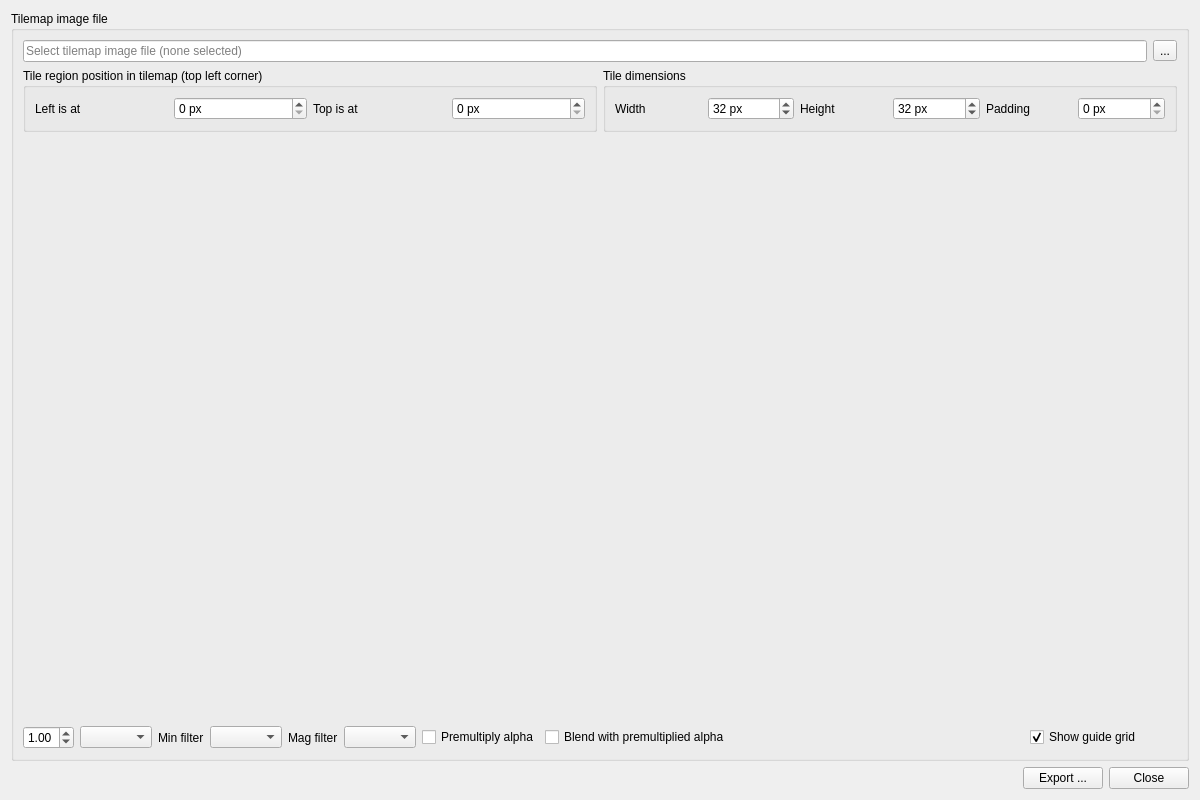
<?xml version="1.0" encoding="UTF-8"?>
<ui version="4.0">
 <class>DlgTilemap</class>
 <widget class="QWidget" name="DlgTilemap">
  <property name="geometry">
   <rect>
    <x>0</x>
    <y>0</y>
    <width>1200</width>
    <height>800</height>
   </rect>
  </property>
  <property name="windowTitle">
   <string>Tilemap</string>
  </property>
  <layout class="QVBoxLayout" name="verticalLayout_2">
   <item>
    <widget class="QGroupBox" name="groupBox">
     <property name="title">
      <string>Tilemap image file</string>
     </property>
     <layout class="QVBoxLayout" name="verticalLayout">
      <item>
       <layout class="QGridLayout" name="gridLayout">
        <item row="0" column="1">
         <widget class="QToolButton" name="btnSelectImage">
          <property name="sizePolicy">
           <sizepolicy hsizetype="Maximum" vsizetype="Fixed">
            <horstretch>0</horstretch>
            <verstretch>0</verstretch>
           </sizepolicy>
          </property>
          <property name="text">
           <string>...</string>
          </property>
          <property name="icon">
           <iconset resource="../resource/resource.qrc">
            <normaloff>:/16x16_ico_png/folder.png</normaloff>:/16x16_ico_png/folder.png</iconset>
          </property>
          <property name="toolButtonStyle">
           <enum>Qt::ToolButtonIconOnly</enum>
          </property>
         </widget>
        </item>
        <item row="0" column="0">
         <widget class="QLineEdit" name="imageFile">
          <property name="sizePolicy">
           <sizepolicy hsizetype="MinimumExpanding" vsizetype="Fixed">
            <horstretch>0</horstretch>
            <verstretch>0</verstretch>
           </sizepolicy>
          </property>
          <property name="focusPolicy">
           <enum>Qt::StrongFocus</enum>
          </property>
          <property name="readOnly">
           <bool>true</bool>
          </property>
          <property name="placeholderText">
           <string>Select tilemap image file (none selected)</string>
          </property>
         </widget>
        </item>
       </layout>
      </item>
      <item>
       <layout class="QHBoxLayout" name="horizontalLayout_3">
        <item>
         <widget class="QGroupBox" name="groupBox_3">
          <property name="title">
           <string>Tile region position in tilemap (top left corner)</string>
          </property>
          <property name="flat">
           <bool>false</bool>
          </property>
          <layout class="QHBoxLayout" name="horizontalLayout_6">
           <item>
            <widget class="QLabel" name="label_4">
             <property name="text">
              <string>Left is at</string>
             </property>
            </widget>
           </item>
           <item>
            <widget class="QSpinBox" name="offsetX">
             <property name="sizePolicy">
              <sizepolicy hsizetype="Preferred" vsizetype="Fixed">
               <horstretch>0</horstretch>
               <verstretch>0</verstretch>
              </sizepolicy>
             </property>
             <property name="suffix">
              <string> px</string>
             </property>
             <property name="prefix">
              <string/>
             </property>
             <property name="minimum">
              <number>0</number>
             </property>
             <property name="maximum">
              <number>16384</number>
             </property>
             <property name="value">
              <number>0</number>
             </property>
            </widget>
           </item>
           <item>
            <widget class="QLabel" name="label_7">
             <property name="text">
              <string>Top is at</string>
             </property>
            </widget>
           </item>
           <item>
            <widget class="QSpinBox" name="offsetY">
             <property name="sizePolicy">
              <sizepolicy hsizetype="Preferred" vsizetype="Fixed">
               <horstretch>0</horstretch>
               <verstretch>0</verstretch>
              </sizepolicy>
             </property>
             <property name="suffix">
              <string> px</string>
             </property>
             <property name="prefix">
              <string/>
             </property>
             <property name="minimum">
              <number>0</number>
             </property>
             <property name="maximum">
              <number>16384</number>
             </property>
             <property name="value">
              <number>0</number>
             </property>
            </widget>
           </item>
          </layout>
         </widget>
        </item>
        <item>
         <widget class="QGroupBox" name="groupBox_5">
          <property name="title">
           <string>Tile dimensions</string>
          </property>
          <property name="flat">
           <bool>false</bool>
          </property>
          <layout class="QHBoxLayout" name="horizontalLayout_7">
           <item>
            <widget class="QLabel" name="label_11">
             <property name="text">
              <string>Width</string>
             </property>
            </widget>
           </item>
           <item>
            <widget class="QSpinBox" name="tileWidth">
             <property name="sizePolicy">
              <sizepolicy hsizetype="Preferred" vsizetype="Fixed">
               <horstretch>0</horstretch>
               <verstretch>0</verstretch>
              </sizepolicy>
             </property>
             <property name="suffix">
              <string> px</string>
             </property>
             <property name="prefix">
              <string/>
             </property>
             <property name="minimum">
              <number>1</number>
             </property>
             <property name="maximum">
              <number>16384</number>
             </property>
             <property name="value">
              <number>32</number>
             </property>
            </widget>
           </item>
           <item>
            <widget class="QLabel" name="label_12">
             <property name="text">
              <string>Height</string>
             </property>
            </widget>
           </item>
           <item>
            <widget class="QSpinBox" name="tileHeight">
             <property name="sizePolicy">
              <sizepolicy hsizetype="Preferred" vsizetype="Fixed">
               <horstretch>0</horstretch>
               <verstretch>0</verstretch>
              </sizepolicy>
             </property>
             <property name="suffix">
              <string> px</string>
             </property>
             <property name="prefix">
              <string/>
             </property>
             <property name="minimum">
              <number>1</number>
             </property>
             <property name="maximum">
              <number>16384</number>
             </property>
             <property name="value">
              <number>32</number>
             </property>
            </widget>
           </item>
           <item>
            <widget class="QLabel" name="label_8">
             <property name="text">
              <string>Padding</string>
             </property>
            </widget>
           </item>
           <item>
            <widget class="QSpinBox" name="padding">
             <property name="suffix">
              <string> px</string>
             </property>
            </widget>
           </item>
          </layout>
         </widget>
        </item>
       </layout>
      </item>
      <item>
       <widget class="gui::GfxWidget" name="widget" native="true">
        <property name="sizePolicy">
         <sizepolicy hsizetype="MinimumExpanding" vsizetype="MinimumExpanding">
          <horstretch>0</horstretch>
          <verstretch>0</verstretch>
         </sizepolicy>
        </property>
        <property name="minimumSize">
         <size>
          <width>400</width>
          <height>400</height>
         </size>
        </property>
        <property name="focusPolicy">
         <enum>Qt::StrongFocus</enum>
        </property>
       </widget>
      </item>
      <item>
       <layout class="QHBoxLayout" name="horizontalLayout_2">
        <item>
         <widget class="QDoubleSpinBox" name="zoom">
          <property name="minimum">
           <double>0.100000000000000</double>
          </property>
          <property name="maximum">
           <double>5.000000000000000</double>
          </property>
          <property name="singleStep">
           <double>0.100000000000000</double>
          </property>
          <property name="stepType">
           <enum>QAbstractSpinBox::AdaptiveDecimalStepType</enum>
          </property>
          <property name="value">
           <double>1.000000000000000</double>
          </property>
         </widget>
        </item>
        <item>
         <widget class="QComboBox" name="cmbColorSpace"/>
        </item>
        <item>
         <widget class="QLabel" name="label_5">
          <property name="text">
           <string>Min filter</string>
          </property>
         </widget>
        </item>
        <item>
         <widget class="QComboBox" name="cmbMinFilter"/>
        </item>
        <item>
         <widget class="QLabel" name="label_6">
          <property name="text">
           <string>Mag filter</string>
          </property>
         </widget>
        </item>
        <item>
         <widget class="QComboBox" name="cmbMagFilter"/>
        </item>
        <item>
         <widget class="QCheckBox" name="chkPremulAlpha">
          <property name="text">
           <string>Premultiply alpha</string>
          </property>
         </widget>
        </item>
        <item>
         <widget class="QCheckBox" name="chkPremulAlphaBlend">
          <property name="text">
           <string>Blend with premultiplied alpha</string>
          </property>
         </widget>
        </item>
        <item>
         <spacer name="horizontalSpacer_2">
          <property name="orientation">
           <enum>Qt::Horizontal</enum>
          </property>
          <property name="sizeType">
           <enum>QSizePolicy::MinimumExpanding</enum>
          </property>
          <property name="sizeHint" stdset="0">
           <size>
            <width>40</width>
            <height>20</height>
           </size>
          </property>
         </spacer>
        </item>
        <item>
         <widget class="QCheckBox" name="chkGrid">
          <property name="text">
           <string>Show guide grid</string>
          </property>
          <property name="checked">
           <bool>true</bool>
          </property>
         </widget>
        </item>
        <item>
         <widget class="color_widgets::ColorSelector" name="widgetColor">
          <property name="minimumSize">
           <size>
            <width>30</width>
            <height>20</height>
           </size>
          </property>
          <property name="focusPolicy">
           <enum>Qt::TabFocus</enum>
          </property>
         </widget>
        </item>
       </layout>
      </item>
     </layout>
    </widget>
   </item>
   <item>
    <layout class="QHBoxLayout" name="horizontalLayout">
     <item>
      <spacer name="horizontalSpacer">
       <property name="orientation">
        <enum>Qt::Horizontal</enum>
       </property>
       <property name="sizeHint" stdset="0">
        <size>
         <width>40</width>
         <height>20</height>
        </size>
       </property>
      </spacer>
     </item>
     <item>
      <widget class="QPushButton" name="btnExport">
       <property name="text">
        <string>Export ...</string>
       </property>
      </widget>
     </item>
     <item>
      <widget class="QPushButton" name="btnClose">
       <property name="text">
        <string>Close</string>
       </property>
      </widget>
     </item>
    </layout>
   </item>
  </layout>
 </widget>
 <customwidgets>
  <customwidget>
   <class>color_widgets::ColorPreview</class>
   <extends>QWidget</extends>
   <header>color_preview.hpp</header>
  </customwidget>
  <customwidget>
   <class>color_widgets::ColorSelector</class>
   <extends>color_widgets::ColorPreview</extends>
   <header>color_selector.hpp</header>
  </customwidget>
  <customwidget>
   <class>gui::GfxWidget</class>
   <extends>QWidget</extends>
   <header>gfxwidget.h</header>
   <container>1</container>
  </customwidget>
 </customwidgets>
 <tabstops>
  <tabstop>imageFile</tabstop>
  <tabstop>btnSelectImage</tabstop>
  <tabstop>offsetX</tabstop>
  <tabstop>offsetY</tabstop>
  <tabstop>tileWidth</tabstop>
  <tabstop>tileHeight</tabstop>
  <tabstop>padding</tabstop>
  <tabstop>widget</tabstop>
  <tabstop>zoom</tabstop>
  <tabstop>cmbColorSpace</tabstop>
  <tabstop>cmbMinFilter</tabstop>
  <tabstop>cmbMagFilter</tabstop>
  <tabstop>chkPremulAlpha</tabstop>
  <tabstop>chkPremulAlphaBlend</tabstop>
  <tabstop>chkGrid</tabstop>
  <tabstop>widgetColor</tabstop>
  <tabstop>btnExport</tabstop>
  <tabstop>btnClose</tabstop>
 </tabstops>
 <resources>
  <include location="../resource/resource.qrc"/>
 </resources>
 <connections/>
</ui>
